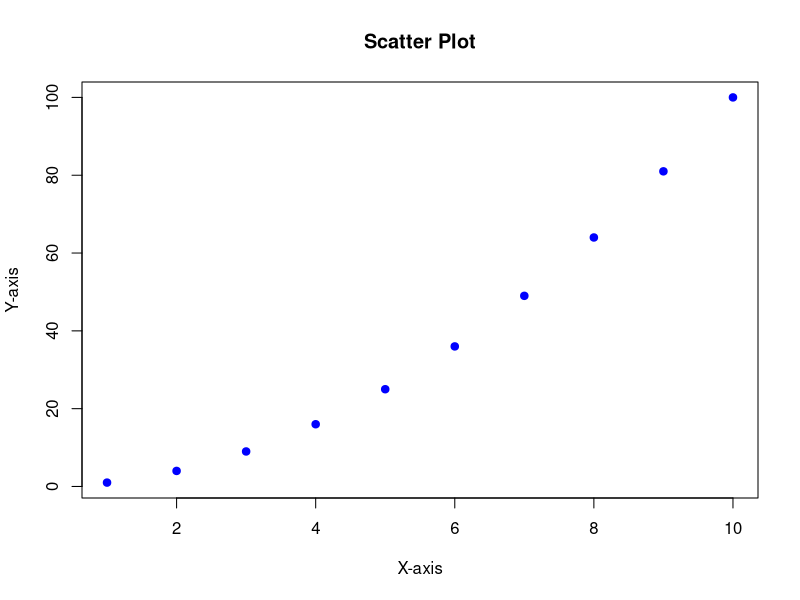
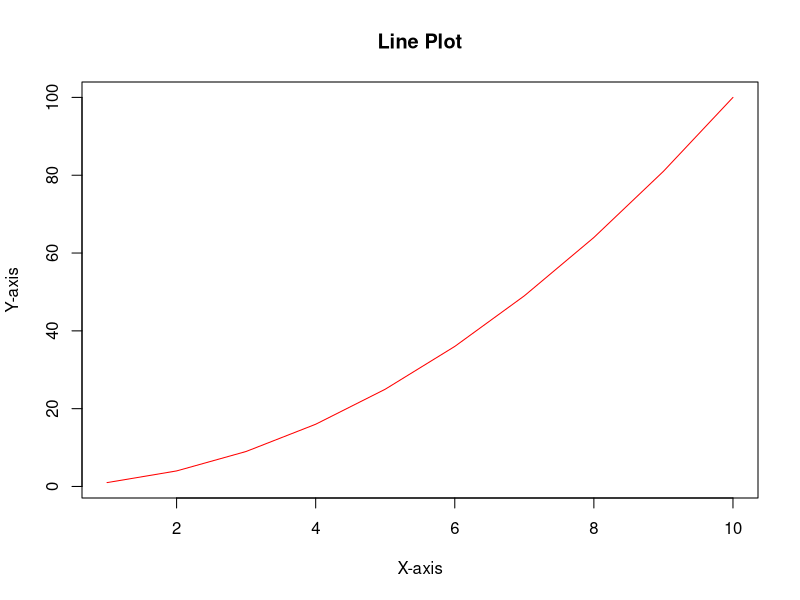
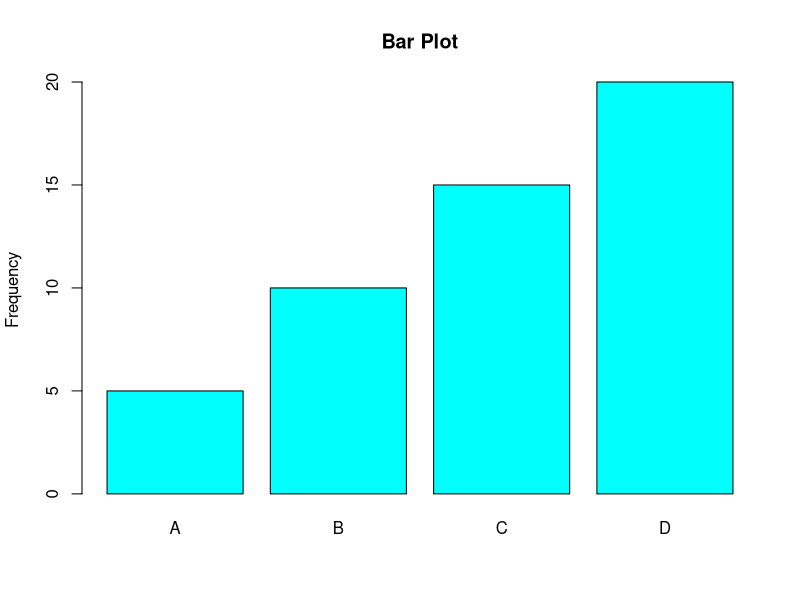
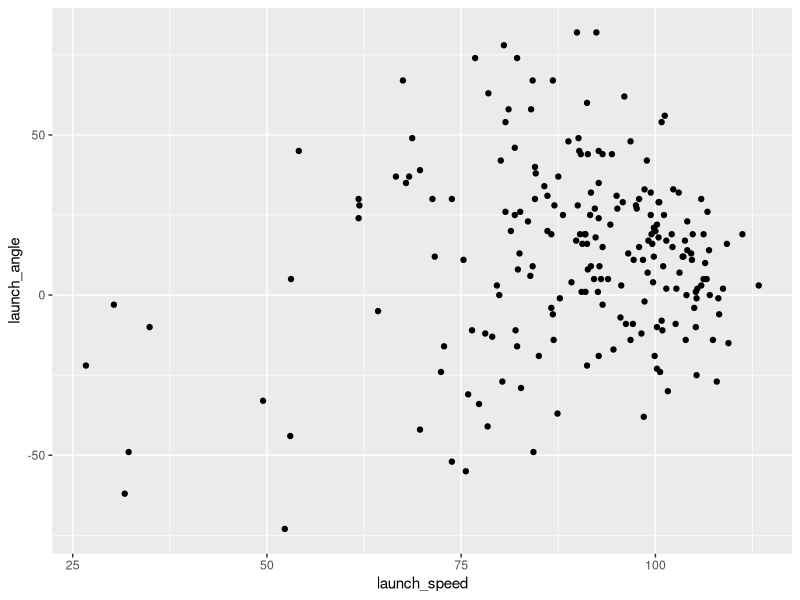
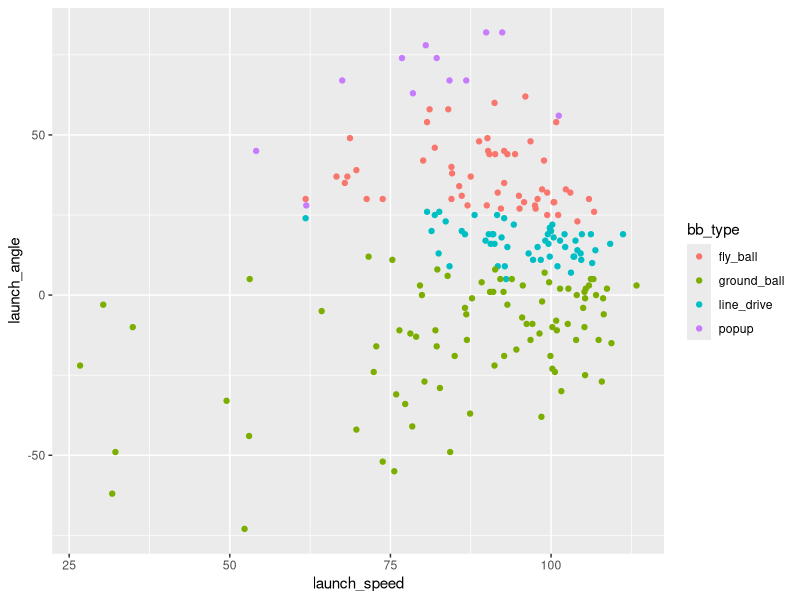
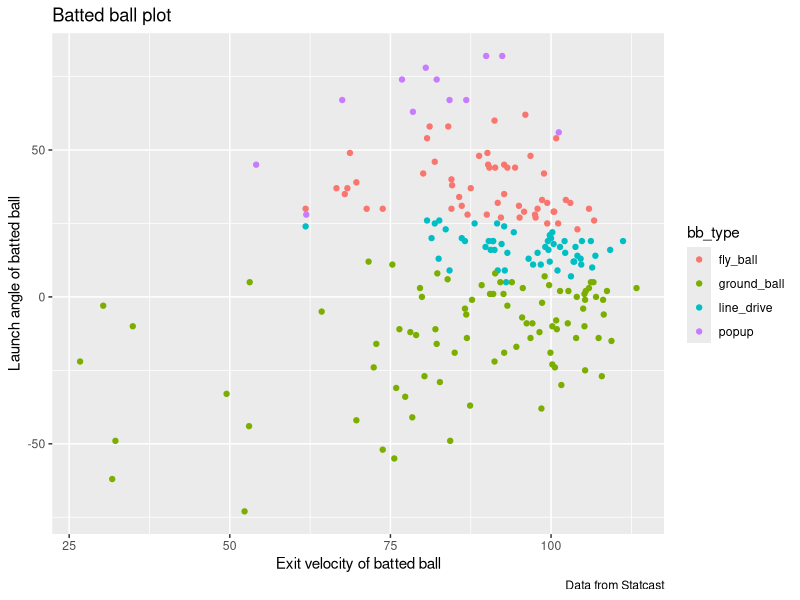
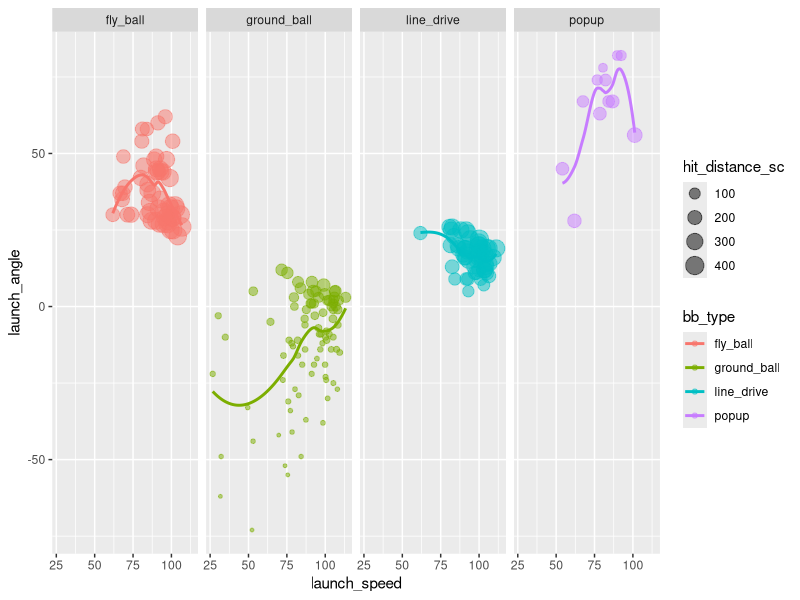
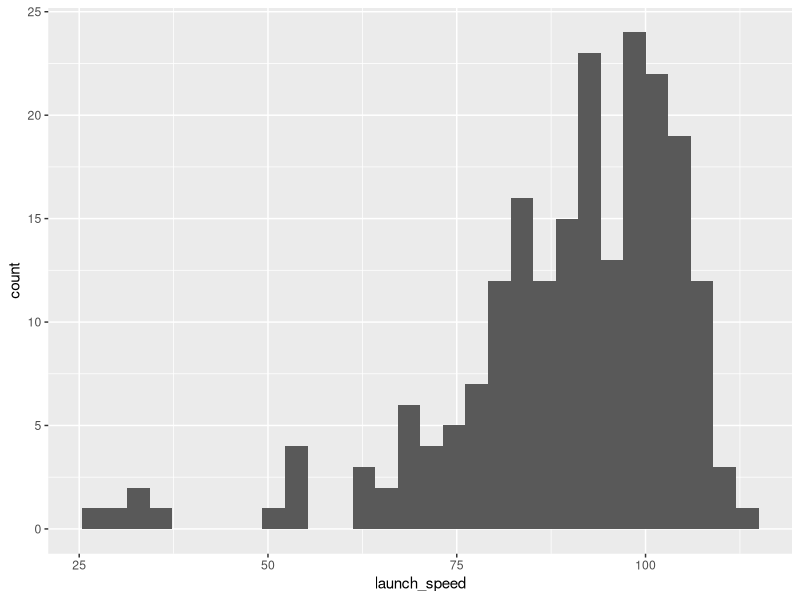

These figures' R source, in order:
## ---- chunk 1
knitr::opts_chunk$set(echo = TRUE)
## ---- chunk 2
2 + 3
## ---- chunk 3
(18/3 + 1*2) ^ (4 - 2) - 6.18273
## ---- chunk 4
x = (18/3 + 1*2) ^ (4 - 2) - 6.18273
y = c(1, 3, 6, 9)

x + y
## ---- chunk 5
x = runif(n = 20, min= 0, max = 1)
x
## ---- chunk 6
mean(x)
var(x)
## ---- chunk 7
ls()
## ---- chunk 8

## ---- chunk 9
# install.packages("tidyverse")
library(tidyverse)
## ---- chunk 10
getwd()
## ---- chunk 11
"C:/Users/statl/Documents/GitHub/CSAS2025_intro_to_R/statcast_data.csv"
## ---- chunk 12
"./statcast_data.csv"
## ---- chunk 13
statcast_data = read_csv(file = "./statcast_data.csv")
## ---- chunk 14
str(statcast_data)
## ---- chunk 15
names(statcast_data)
## ---- chunk 16
head(statcast_data)
## ---- chunk 17
statcast_data[, 1:4]
## ---- chunk 18
statcast_data[1:4,]
## ---- chunk 19
statcast_data$player_name
## ---- chunk 20
statcast_data[, c("player_name")]
## ---- chunk 21
statcast_data[1:10, c("player_name", "game_date")]
## ---- chunk 22
statcast_data$release_pos <- statcast_data$release_pos_x + statcast_data$release_pos_z
## ---- chunk 23
statcast_data[, c("release_pos_x", "release_pos_z", "release_pos")]
## ---- chunk 24
library(dplyr)
## ---- chunk 25
select(statcast_data, pitch_type, game_date, player_name, release_speed)
## ---- chunk 26
select(statcast_data, pitch_type:player_name)
## ---- chunk 27
select(statcast_data, -pitch_type)
## ---- chunk 28
select(statcast_data, GAME_DATE = game_date , PlAyEr_NaMe = player_name)
## ---- chunk 29
rename(statcast_data, GAME_DATE = game_date , release_SPEED = release_speed, PlAyEr_NaMe = player_name)
## ---- chunk 30
select(statcast_data, starts_with("re"))
## ---- chunk 31
select(statcast_data, ends_with("er"))
## ---- chunk 32
filter(statcast_data, pitch_type == 'FF' & release_speed >= 90)
## ---- chunk 33
# drop_na(statcast_data) 
## ---- chunk 34
drop_na(statcast_data, events) # will remove rows for which events is missing.
## ---- chunk 35
#	happy_jeff = do_ds(brush_teeth(wake_up(asleep_jeff)))
## ---- chunk 36
#   awake_jeff = wake_up(asleep_jeff)
# 	clean_teeth_jeff = brush_teeth(awake_jeff)
# 	happy_jeff = do_ds(clean_teeth_jeff)
## ---- chunk 37
# happy_jeff = wake_up(asleep_jeff) %>%
#   brush_teeth() %>% 
#   do_ds()
## ---- chunk 38
statcast_data = 
  read_csv("./statcast_data.csv") %>%
  select(-description) %>%
  mutate(
    pitch_type = str_to_lower(pitch_type)) %>% 
  drop_na(events)

statcast_data
## ---- chunk 39
# Sample data
x <- 1:10
y <- x^2

# Create a scatter plot
plot(x, y, main = "Scatter Plot", xlab = "X-axis", ylab = "Y-axis", 
     col = "blue", pch = 19)
## ---- chunk 40
# Create a line plot
plot(x, y, type = "l", main = "Line Plot", xlab = "X-axis", ylab = "Y-axis", 
     col = "red")
## ---- chunk 41
# Sample data
categories <- c("A", "B", "C", "D")
values <- c(5, 10, 15, 20)

# Create a bar plot
barplot(values, names.arg = categories, main = "Bar Plot", ylab = "Frequency", 
        col = "cyan")
## ---- chunk 42
#install.packages("ggplot2")
library(ggplot2)
## ---- chunk 43
statcast_data <- drop_na(statcast_data, bb_type) 
## ---- chunk 44
ggplot(statcast_data, aes(x = launch_speed, y = launch_angle)) +
  geom_point()
## ---- chunk 45
ggplot(statcast_data, aes(x = launch_speed, y = launch_angle)) + 
  geom_point(aes(color = bb_type))
## ---- chunk 46
ggplot(statcast_data, aes(x = launch_speed, y = launch_angle)) + 
  geom_point(aes(color = bb_type)) +
  labs(
    title = "Batted ball plot",
    x = "Exit velocity of batted ball",
    y = "Launch angle of batted ball",
    caption = "Data from Statcast")
## ---- chunk 47
ggplot(statcast_data, aes(x = launch_speed, y = launch_angle, color = bb_type)) + 
  geom_point(aes(size = hit_distance_sc), alpha = .5) +
  geom_smooth(se = FALSE) + 
  facet_grid(. ~ bb_type)
## ---- chunk 48
ggplot(statcast_data, aes(x = launch_speed)) + 
  geom_histogram()
## ---- chunk 49
ggplot(statcast_data, aes(x = launch_speed, fill = bb_type)) + 
  geom_histogram(binwidth = 2, alpha=0.5)

## ---- chunk 50
ggplot(statcast_data, aes(x = launch_speed, fill = bb_type)) + 
  geom_density(aes(color = bb_type), alpha = .4, adjust = .5) +
  geom_rug(aes(color= bb_type))
## ---- chunk 51
ggplot(statcast_data, aes(x = bb_type, y = launch_speed)) + 
  geom_boxplot()
## ---- chunk 52
ggplot(statcast_data, aes(x = bb_type, y = launch_speed)) + 
  geom_violin(aes(fill = bb_type), alpha = .5) + 
  stat_summary(fun = "median", color = "blue")
## ---- chunk 53
# install.packages("ggridges")
library(ggridges)

ggplot(statcast_data, aes(x = launch_speed, y = bb_type)) + 
  geom_density_ridges(scale = .85)
